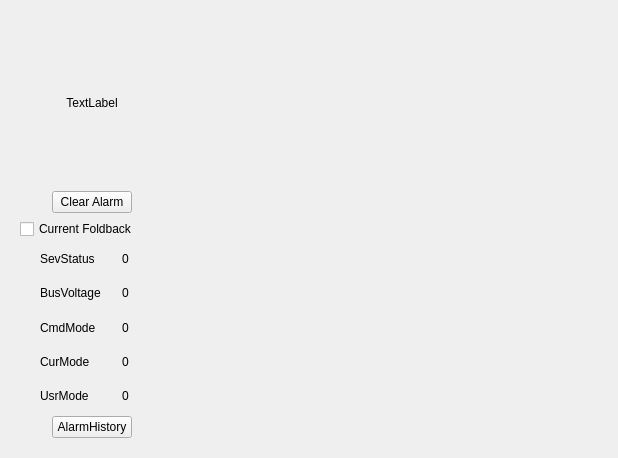
<?xml version="1.0" encoding="UTF-8"?>
<ui version="4.0">
 <class>GraphStatus136</class>
 <widget class="QWidget" name="GraphStatus136">
  <property name="geometry">
   <rect>
    <x>0</x>
    <y>0</y>
    <width>618</width>
    <height>458</height>
   </rect>
  </property>
  <property name="windowTitle">
   <string>Form</string>
  </property>
  <property name="styleSheet">
   <string notr="true"/>
  </property>
  <layout class="QHBoxLayout" name="horizontalLayout" stretch="2,5">
   <property name="spacing">
    <number>30</number>
   </property>
   <item>
    <widget class="QWidget" name="widget_statusInfo" native="true">
     <layout class="QVBoxLayout" name="verticalLayout_statusInfo">
      <item>
       <widget class="QLabel" name="label_statusIcon">
        <property name="text">
         <string>TextLabel</string>
        </property>
        <property name="alignment">
         <set>Qt::AlignCenter</set>
        </property>
       </widget>
      </item>
      <item>
       <layout class="QHBoxLayout" name="horizontalLayout_2">
        <item>
         <spacer name="horizontalSpacer">
          <property name="orientation">
           <enum>Qt::Horizontal</enum>
          </property>
          <property name="sizeHint" stdset="0">
           <size>
            <width>40</width>
            <height>20</height>
           </size>
          </property>
         </spacer>
        </item>
        <item>
         <widget class="QPushButton" name="btn_statusClearAlarm">
          <property name="text">
           <string>Clear Alarm</string>
          </property>
         </widget>
        </item>
        <item>
         <spacer name="horizontalSpacer_2">
          <property name="orientation">
           <enum>Qt::Horizontal</enum>
          </property>
          <property name="sizeHint" stdset="0">
           <size>
            <width>40</width>
            <height>20</height>
           </size>
          </property>
         </spacer>
        </item>
       </layout>
      </item>
      <item>
       <widget class="QCheckBox" name="checkBox_curFold">
        <property name="text">
         <string>Current Foldback</string>
        </property>
       </widget>
      </item>
      <item>
       <layout class="QGridLayout" name="gridLayout">
        <property name="leftMargin">
         <number>20</number>
        </property>
        <property name="rightMargin">
         <number>20</number>
        </property>
        <item row="3" column="1">
         <widget class="QLabel" name="label_statusValue_curMode">
          <property name="text">
           <string>0</string>
          </property>
          <property name="alignment">
           <set>Qt::AlignCenter</set>
          </property>
         </widget>
        </item>
        <item row="0" column="0">
         <widget class="QLabel" name="label_statusSevSta">
          <property name="text">
           <string>SevStatus</string>
          </property>
          <property name="alignment">
           <set>Qt::AlignLeading|Qt::AlignLeft|Qt::AlignVCenter</set>
          </property>
         </widget>
        </item>
        <item row="0" column="1">
         <widget class="QLabel" name="label_statusValue_sevStatus">
          <property name="text">
           <string>0</string>
          </property>
          <property name="alignment">
           <set>Qt::AlignCenter</set>
          </property>
         </widget>
        </item>
        <item row="1" column="0">
         <widget class="QLabel" name="label_statusBusVoltage">
          <property name="text">
           <string>BusVoltage</string>
          </property>
          <property name="alignment">
           <set>Qt::AlignLeading|Qt::AlignLeft|Qt::AlignVCenter</set>
          </property>
         </widget>
        </item>
        <item row="1" column="1">
         <widget class="QLabel" name="label_statusValue_busVol">
          <property name="text">
           <string>0</string>
          </property>
          <property name="alignment">
           <set>Qt::AlignCenter</set>
          </property>
         </widget>
        </item>
        <item row="2" column="0">
         <widget class="QLabel" name="label_statusCmdMode">
          <property name="text">
           <string>CmdMode</string>
          </property>
          <property name="alignment">
           <set>Qt::AlignLeading|Qt::AlignLeft|Qt::AlignVCenter</set>
          </property>
         </widget>
        </item>
        <item row="2" column="1">
         <widget class="QLabel" name="label_statusValue_cmdMode">
          <property name="text">
           <string>0</string>
          </property>
          <property name="alignment">
           <set>Qt::AlignCenter</set>
          </property>
         </widget>
        </item>
        <item row="3" column="0">
         <widget class="QLabel" name="label_statusCurMode">
          <property name="text">
           <string>CurMode</string>
          </property>
          <property name="alignment">
           <set>Qt::AlignLeading|Qt::AlignLeft|Qt::AlignVCenter</set>
          </property>
         </widget>
        </item>
        <item row="4" column="0">
         <widget class="QLabel" name="label_statusUsrMode">
          <property name="text">
           <string>UsrMode</string>
          </property>
          <property name="alignment">
           <set>Qt::AlignLeading|Qt::AlignLeft|Qt::AlignVCenter</set>
          </property>
         </widget>
        </item>
        <item row="4" column="1">
         <widget class="QLabel" name="label_statusValue_usrMode">
          <property name="text">
           <string>0</string>
          </property>
          <property name="alignment">
           <set>Qt::AlignCenter</set>
          </property>
         </widget>
        </item>
       </layout>
      </item>
      <item>
       <layout class="QHBoxLayout" name="horizontalLayout_3">
        <item>
         <spacer name="horizontalSpacer_3">
          <property name="orientation">
           <enum>Qt::Horizontal</enum>
          </property>
          <property name="sizeHint" stdset="0">
           <size>
            <width>40</width>
            <height>20</height>
           </size>
          </property>
         </spacer>
        </item>
        <item>
         <widget class="QPushButton" name="btn_status_history">
          <property name="text">
           <string>AlarmHistory</string>
          </property>
         </widget>
        </item>
        <item>
         <spacer name="horizontalSpacer_4">
          <property name="orientation">
           <enum>Qt::Horizontal</enum>
          </property>
          <property name="sizeHint" stdset="0">
           <size>
            <width>40</width>
            <height>20</height>
           </size>
          </property>
         </spacer>
        </item>
       </layout>
      </item>
     </layout>
    </widget>
   </item>
   <item>
    <widget class="QWidget" name="widget_statusAlarm" native="true"/>
   </item>
  </layout>
 </widget>
 <resources/>
 <connections/>
</ui>
